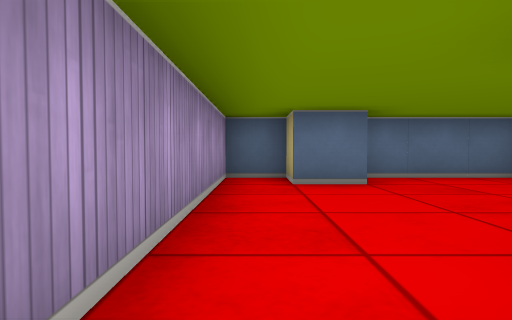
View 1 (above)

12 first-person views from a walk through a cub3D ray-caster map. The camera is about half as high as the walls, tilts 2° down and sees 75° across. The floor is counted in squares. Each view is taken from the middle of a square. On the plan, view 1 faces up. The plan holds only what a view shows up to about 9 squares ahead; the rest is blank.

View 2
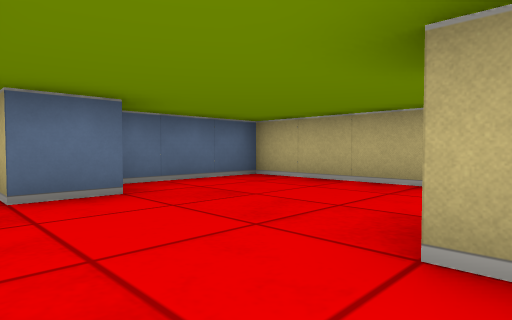

View 3
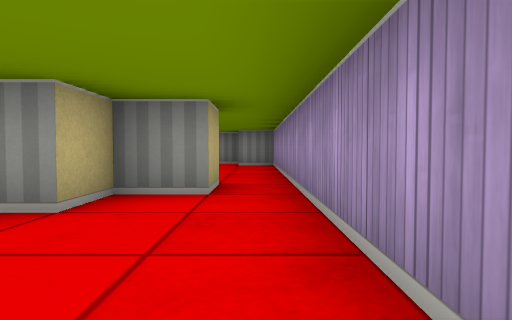

View 4
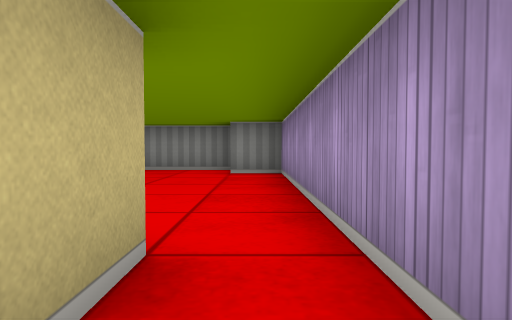

View 5
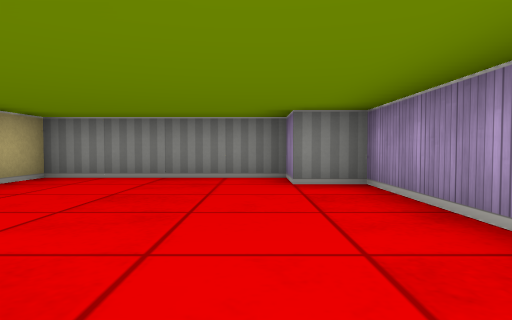

View 6
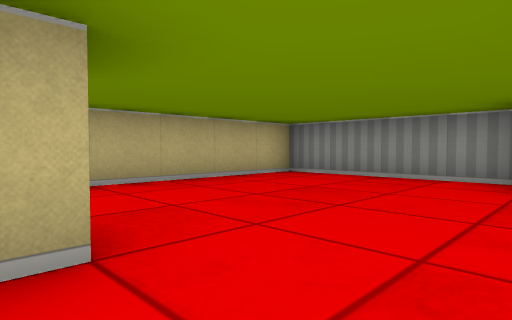

View 7
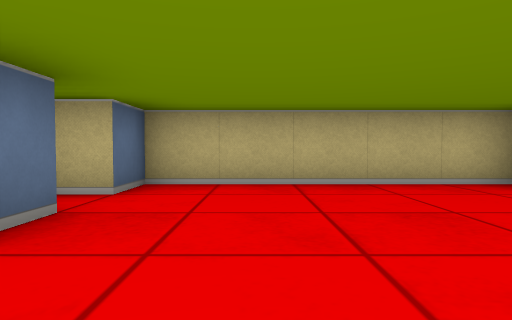

View 8
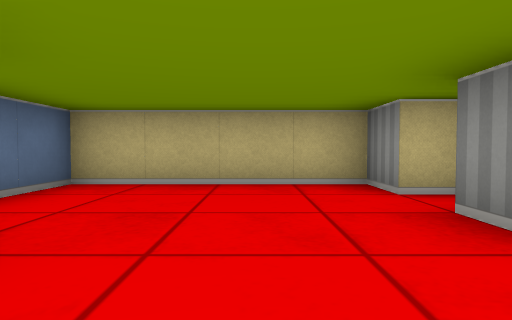

View 9
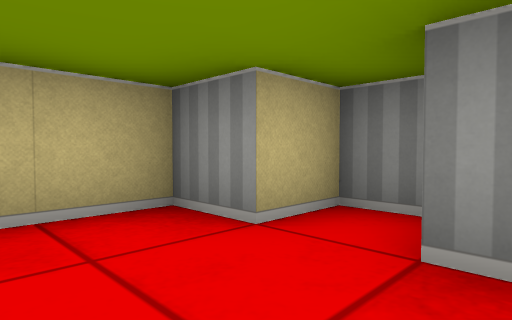

View 10
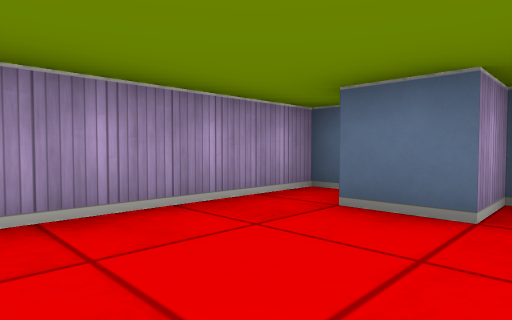

View 11
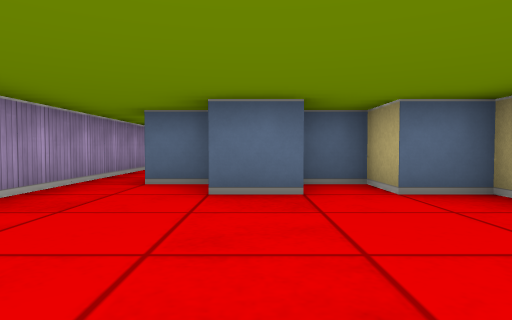

View 12
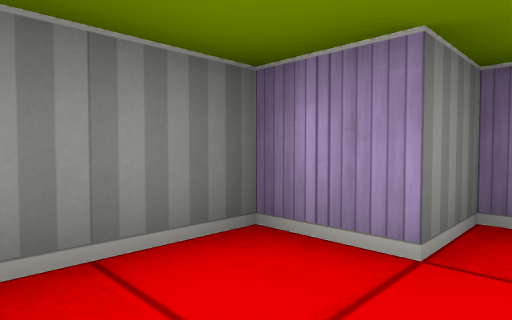

### Floor plan
Points are (right, up) in squares from view 1. A wall is a line through its corners. A room is listed if a view was taken in it or the views show most of it. See-through windows are left out.
Room 1 (views 1, 5, 6, 7, 11, 12)
walls: (2.5, -1.5) (1.5, -1.5) (1.5, -1.1); (1.4, -0.5) (0.5, -0.5) (0.5, 0.5); (-0.5, 0.5) (-0.5, -5.5) (0.5, -5.5) (0.5, -6.5) (4.5, -6.5) (4.5, -1.5) (3.5, -1.5) (3.5, -0.5) (2.6, -0.5)
ways out: opening at (0, 0) to room 2
Room 2 (views 2, 3, 4, 8, 9, 10)
walls: (2.8, 0.5) (3.5, 0.5) (3.5, 1.5) (4.5, 1.5) (4.5, 5.5) (1.5, 5.5) (1.5, 4.5) (0.5, 4.5) (0.5, 5.5) (-0.5, 5.5) (-0.5, 0.5); (0.5, 0.5) (1.5, 0.5) (1.5, 1.5) (2.5, 1.5)
ways out: opening at (0, 0) to room 1

Positions as (right, up) in squares from view 1, and headings:
1: (0, 0), facing up
2: (0, 1), facing up-right
3: (0, 4), facing down
4: (0, 1), facing down
5: (1, -1), facing down
6: (0, -1), facing down-right
7: (0, -3), facing right
8: (0, 3), facing right
9: (2, 3), facing down-right
10: (2, 2), facing up-left
11: (2, -5), facing up
12: (2, -5), facing down-left
